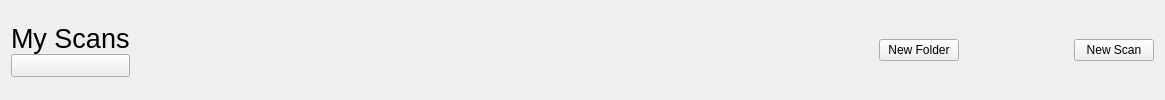
     <widget class="QWidget" name="underTopBar" native="true">
      <property name="styleSheet">
       <string notr="true"/>
      </property>
      <layout class="QGridLayout" name="gridLayout_7">
       <item row="0" column="1">
        <spacer name="spacer">
         <property name="orientation">
          <enum>Qt::Vertical</enum>
         </property>
         <property name="sizeType">
          <enum>QSizePolicy::Fixed</enum>
         </property>
         <property name="sizeHint" stdset="0">
          <size>
           <width>20</width>
           <height>43</height>
          </size>
         </property>
        </spacer>
       </item>
       <item row="0" column="2">
        <spacer name="horizontalSpacer_3">
         <property name="orientation">
          <enum>Qt::Horizontal</enum>
         </property>
         <property name="sizeHint" stdset="0">
          <size>
           <width>723</width>
           <height>20</height>
          </size>
         </property>
        </spacer>
       </item>
       <item row="0" column="0">
        <layout class="QGridLayout" name="gridLayout_6">
         <property name="horizontalSpacing">
          <number>6</number>
         </property>
         <property name="verticalSpacing">
          <number>0</number>
         </property>
         <item row="0" column="0">
          <widget class="QLabel" name="myScansLabel">
           <property name="font">
            <font>
             <pointsize>20</pointsize>
            </font>
           </property>
           <property name="text">
            <string>My Scans</string>
           </property>
          </widget>
         </item>
         <item row="1" column="0">
          <widget class="QPushButton" name="back_btn">
           <property name="font">
            <font>
             <pointsize>10</pointsize>
            </font>
           </property>
           <property name="text">
            <string/>
           </property>
          </widget>
         </item>
        </layout>
       </item>
       <item row="0" column="3">
        <layout class="QGridLayout" name="gridLayout_5">
         <property name="horizontalSpacing">
          <number>115</number>
         </property>
         <property name="verticalSpacing">
          <number>6</number>
         </property>
         <item row="0" column="0">
          <widget class="QPushButton" name="newFolder_btn">
           <property name="text">
            <string>New Folder</string>
           </property>
          </widget>
         </item>
         <item row="0" column="1">
          <widget class="QPushButton" name="newScan_btn">
           <property name="cursor">
            <cursorShape>ArrowCursor</cursorShape>
           </property>
           <property name="text">
            <string>New Scan</string>
           </property>
          </widget>
         </item>
        </layout>
       </item>
      </layout>
     </widget>
